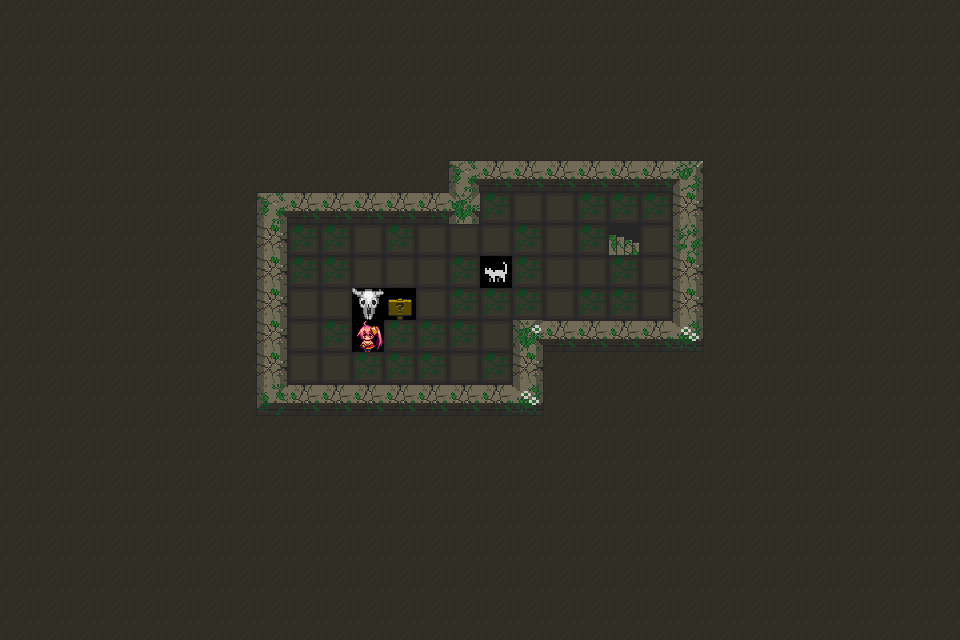

A 2D game scene composited from a Tiled map and its tileset images. What follows is a short description and the map's XML, with every tile layer's data as written:
An orthogonal 30x20 tile map with 32x32 px tiles, 1 tile layer (タイル・レイヤー1), 2 tilesets.

<map version="1.0" tiledversion="1.1.5" orientation="orthogonal" renderorder="right-down" width="30" height="20" tilewidth="32" tileheight="32" infinite="0" backgroundcolor="#000000" nextobjectid="1">
 <tileset firstgid="1" name="tileset" tilewidth="32" tileheight="32" tilecount="320" columns="16">
  <image source="tileset.png" width="512" height="640" />
 </tileset>
 <tileset firstgid="321" name="tileset" tilewidth="32" tileheight="32" tilecount="1024" columns="16">
  <image source="tileset.png" width="512" height="640" />
 </tileset>
 <layer name="タイル・レイヤー1" width="30" height="20">
  <data encoding="csv">
25,25,25,25,25,25,25,25,25,25,25,25,25,25,25,25,25,25,25,25,25,25,25,25,25,25,25,25,25,25,
25,25,25,25,25,25,25,25,25,25,25,25,25,25,25,25,25,25,25,25,25,25,25,25,25,25,25,25,25,25,
25,25,25,25,25,25,25,25,25,25,25,25,25,25,25,25,25,25,25,25,25,25,25,25,25,25,25,25,25,25,
25,25,25,25,25,25,25,25,25,25,25,25,25,25,25,25,25,25,25,25,25,25,25,25,25,25,25,25,25,25,
25,25,25,25,25,25,25,25,25,25,25,25,25,25,25,25,25,25,25,25,25,25,25,25,25,25,25,25,25,25,
25,25,25,25,25,25,25,25,25,25,25,25,25,25,40,50,50,50,50,50,50,41,25,25,25,25,25,25,25,25,
25,25,25,25,25,25,25,25,40,50,50,50,50,50,44,28,27,27,28,28,28,49,25,25,25,25,25,25,25,25,
25,25,25,25,25,25,25,25,49,28,28,27,28,27,27,27,28,27,28,2,27,38,25,25,25,25,25,25,25,25,
25,25,25,25,25,25,25,25,49,28,28,27,27,27,28,11,28,27,27,28,27,49,25,25,25,25,25,25,25,25,
25,25,25,25,25,25,25,25,49,27,27,6,5,27,28,28,28,27,28,28,27,49,25,25,25,25,25,25,25,25,
25,25,25,25,25,25,25,25,49,27,28,1,28,28,28,27,47,50,50,50,50,43,25,25,25,25,25,25,25,25,
25,25,25,25,25,25,25,25,49,27,27,28,28,28,27,28,49,25,25,25,25,25,25,25,25,25,25,25,25,25,
25,25,25,25,25,25,25,25,42,50,50,50,50,50,50,50,43,25,25,25,25,25,25,25,25,25,25,25,25,25,
25,25,25,25,25,25,25,25,25,25,25,25,25,25,25,25,25,25,25,25,25,25,25,25,25,25,25,25,25,25,
25,25,25,25,25,25,25,25,25,25,25,25,25,25,25,25,25,25,25,25,25,25,25,25,25,25,25,25,25,25,
25,25,25,25,25,25,25,25,25,25,25,25,25,25,25,25,25,25,25,25,25,25,25,25,25,25,25,25,25,25,
25,25,25,25,25,25,25,25,25,25,25,25,25,25,25,25,25,25,25,25,25,25,25,25,25,25,25,25,25,25,
25,25,25,25,25,25,25,25,25,25,25,25,25,25,25,25,25,25,25,25,25,25,25,25,25,25,25,25,25,25,
25,25,25,25,25,25,25,25,25,25,25,25,25,25,25,25,25,25,25,25,25,25,25,25,25,25,25,25,25,25,
25,25,25,25,25,25,25,25,25,25,25,25,25,25,25,25,25,25,25,25,25,25,25,25,25,25,25,25,25,25
</data>
 </layer>
</map>
